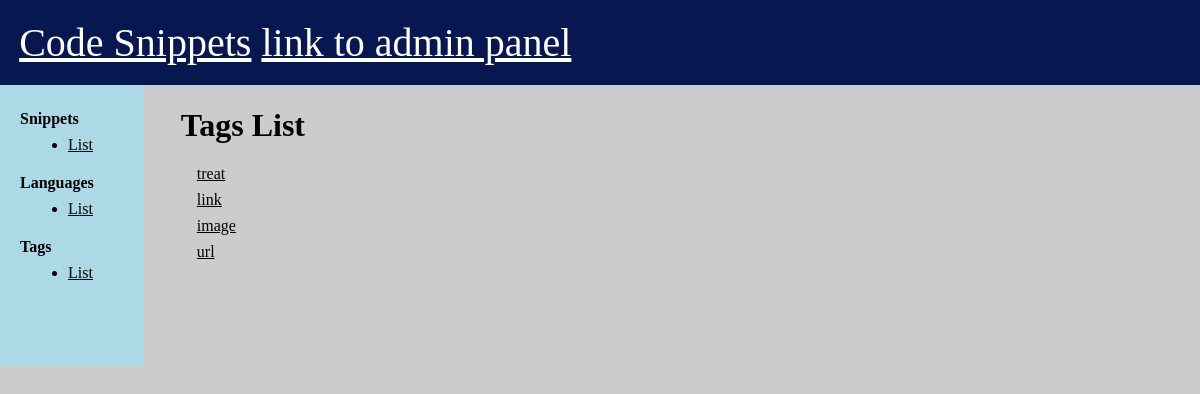
Page /tags/list on the earlier database version.
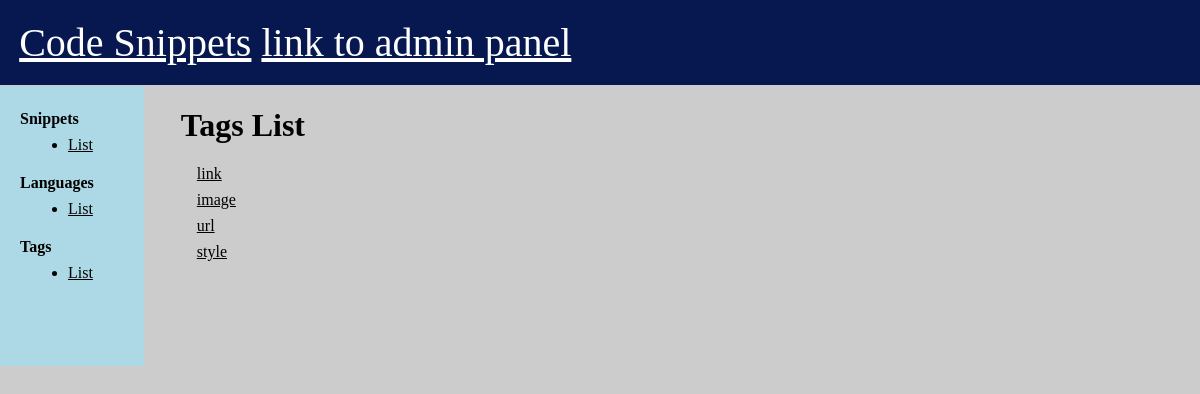
Same page on the later database version.
### snippets/models.py (models this page shows)
class Tag(models.Model):
    name = models.CharField(max_length=25)
    def __str__(self):
        return f'{self.name}'

### snippets/views.py (the view)
# urls.py: path('tags/list', views.list_tag, name='list_tag'),
def list_tag(request):
    tags = Tag.objects.all()
    return render(request, 'snippets/list_tag.html', {'tags': tags})

### templates/snippets/list_tag.html (shortened to what this page needs)
{% extends 'base.html' %}
{% block content %}
    <h1> Tags List </h1>
    {% for tag in tags %}
        <div class="list-item">
            <a href="{% url 'detail_tag' pk=tag.pk %}"> {{ tag }} </a>
        </div>
    {% endfor %}
{% endblock content %}

Differences in the rows shown:
removed Tag: name "treat"
added Tag: name "style"
